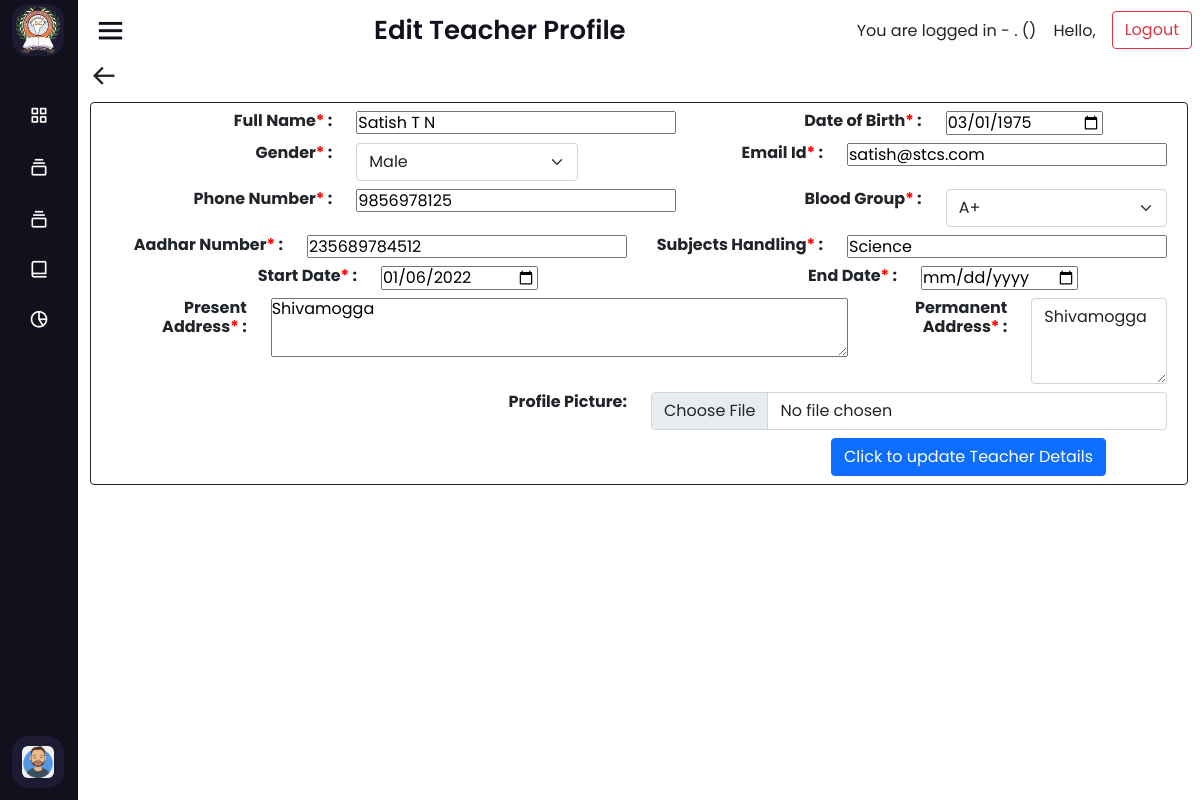
The app's page /teacherProfile/satish/edit (signed in) with its own data.
### accounts/models.py (models this page shows, shortened)
class Teacher(models.Model):
    user_id = models.OneToOneField(CustomUser,primary_key=True,on_delete=models.CASCADE)
    full_name = models.CharField(max_length=255, blank=True)
    date_of_birth = models.DateField(auto_now=False, auto_now_add=False, blank=True, null=True)
    gender = models.IntegerField(choices = gender_choices, blank=True, null=True)
    email_id = models.EmailField(max_length=255, blank=True, null=True)
    phone_number = models.CharField(max_length=255, blank=True, null=True)
    blood_group = models.CharField(max_length=10, choices = blood_choices, null=True, blank=True)
    aadhaar_number = models.CharField(max_length=255, blank=True, null=True)
    present_address = models.TextField(blank=True, null=True)
    permanent_address = models.TextField(blank=True, null=True)
    profile_pic = models.ImageField(upload_to=None, height_field=None, width_field=None, max_length=None,blank=True, null=True)
    started_date = models.DateField(auto_now=False, auto_now_add=False, blank=True, null=True)
    end_date = models.DateField(auto_now=False, auto_now_add=False, null=True, blank=True)
    handling_subjects = models.CharField(max_length=255, blank=True, null=True)
    created_at = models.DateTimeField(auto_now=True)
    updated_at = models.DateTimeField(auto_now_add=True)
    REQUIRED_FIELDS = ['user_id']

### accounts/views.py (the view)
# urls.py: path('teacherProfile/<str:pk>/edit', views.TeacherProfileEdit.as_view(), name="teacherProfileEdit"),
class TeacherProfileEdit(UpdateView):
    model = Teacher
    form_class = UpdateTeacherForm
    template_name = 'editingPages/editTeacher.html'
    success_url = reverse_lazy('teachers')
    context_object_name = 'teacherObj'
    def get_object(self, queryset=None):
        userObj = CustomUser.objects.get(username=self.kwargs['pk'])
        teacherObj = Teacher.objects.get(user_id=userObj)
        return teacherObj

### accounts/forms.py
class UpdateTeacherForm(forms.ModelForm):
    class Meta:
        model = Teacher
        exclude = ['user_id']
        widgets = {
            'date_of_birth': forms.DateInput(attrs={'type': 'date'}),
            'started_date': forms.DateInput(attrs={'type': 'date'}),
            'end_date': forms.DateInput(attrs={'type': 'date'}),
            'present_address': forms.Textarea(attrs={'rows': 3}),
            'permanent_address': forms.Textarea(attrs={'class': 'form-control', 'rows': 3}),
            'gender': forms.Select(attrs={'class': 'form-select'}),
            'blood_group': forms.Select(attrs={'class': 'form-select'}),
            'profile_pic': forms.FileInput(attrs={'class': 'form-control'}),
        }
    def __init__(self, *args, **kwargs):
        super(UpdateTeacherForm, self).__init__(*args, **kwargs)
        self.fields['profile_pic'].required = False

### templates/editingPages/editTeacher.html (shortened to what this page needs)
{% extends 'home/dashboard.html' %}
{% load static %}
{% load bootstrap %}
{% block pageHeader %}
Edit Teacher Profile
{% endblock %}
{% block dashboard %}
<div class="container">
    <a href="{{request.META.HTTP_REFERER|escape}}" class='h3 bx bx-arrow-back text-decoration-none text-dark'></a>
    <div class="container">
        <div class="row justify-content-center">
            <div class="col border border-dark rounded">
                <form method="POST" class="m-2">
                    <div class="row h6 justify-content-center">
                        <div class="col text-end">
                            <b>Full Name<span style="color: red;">* </span>:</b>
                        </div>
                        <div class="col">
                            {{form.full_name}}
                        </div>
                        <div class="col text-end">
                            <b>Date of Birth<span style="color: red;">* </span>:</b>
                        </div>
                        <div class="col">
                            {{form.date_of_birth}}
                        </div>
                    </div>
                    <div class="row h6 justify-content-center">
                        <div class="col text-end">
                            <b>Gender<span style="color: red;">* </span>:</b>
                        </div>
                        <div class="col">
                            {{form.gender}}
                        </div>
                        <div class="col text-end">
                            <b>Email Id<span style="color: red;">* </span>:</b>
                        </div>
                        <div class="col">
                            {{form.email_id}}
                        </div>
                    </div>
                    <div class="row h6 justify-content-center">
                        <div class="col text-end">
                            <b>Phone Number<span style="color: red;">* </span>:</b>
                        </div>
                        <div class="col">
                            {{form.phone_number}}
                        </div>
                        <div class="col text-end">
                            <b>Blood Group<span style="color: red;">* </span>:</b>
                        </div>
                        <div class="col">
                            {{form.blood_group}}
                        </div>
                    </div>
                    <div class="row h6 justify-content-center">
                        <div class="col text-end">
                            <b>Aadhar Number<span style="color: red;">* </span>:</b>
                        </div>
                        <div class="col">
                            {{form.aadhaar_number}}
                        </div>
                        <div class="col text-end">
                            <b>Subjects Handling<span style="color: red;">* </span>:</b>
                        </div>
                        <div class="col">
                            {{form.handling_subjects}}
                        </div>
                    </div>
                    <div class="row h6 justify-content-center">
                        <div class="col text-end">
                            <b>Start Date<span style="color: red;">* </span>:</b>
                        </div>
                        <div class="col">
                            {{form.started_date}}
                        </div>
                        <div class="col text-end">
                            <b>End Date<span style="color: red;">* </span>:</b>
                        </div>
                        <div class="col">
                            {{form.end_date}}
                        </div>
                    </div>
                    <div class="row h6 justify-content-center">
                        <div class="col text-end">
                            <b>Present Address<span style="color: red;">* </span>:</b>
                        </div>
                        <div class="col">
                            {{form.present_address}}
                        </div>
                        <div class="col text-end">
                            <b>Permanent Address<span style="color: red;">* </span>:</b>
                        </div>
                        <div class="col">
                            {{form.permanent_address}}
                        </div>
                    </div>
                    <div class="row h6 justify-content-center">
                        <div class="col text-end">
                            <b>Profile Picture:</b>
                        </div>
                        <div class="col">
                            {{form.profile_pic}}
                        </div>
                    </div>
                    <div class="row justify-content-end">
                        <div class="col-4">
                            <button type="submit" class="btn btn-primary">Click to update Teacher Details</button>
                        </div>
                    </div>
                </form>
            </div>
        </div>
    </div>
</div>
{% endblock %}

### static/dashboard/css.css (style rules this page uses)
* { margin: 0; padding: 0; box-sizing: border-box; font-family: 'Poppins', sans-serif; }

### records on screen
Teacher: full_name "Satish T N", date_of_birth "03/01/1975", gender "Male", email_id "satish@stcs.com", phone_number "9856978125", blood_group "A+", aadhaar_number "235689784512", handling_subjects "Science", started_date "01/06/2022", present_address "Shivamogga", permanent_address "Shivamogga"
